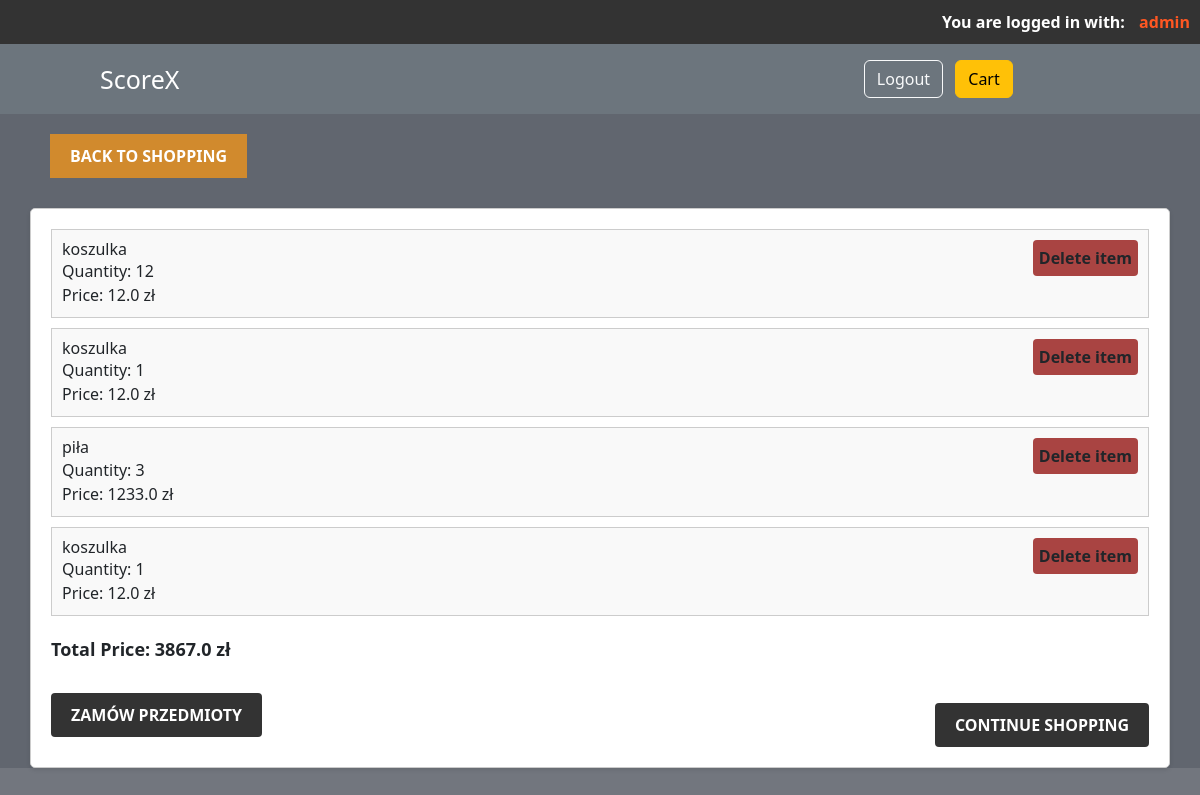
The page /shopping_cart/ (signed in) on the database as committed earlier.
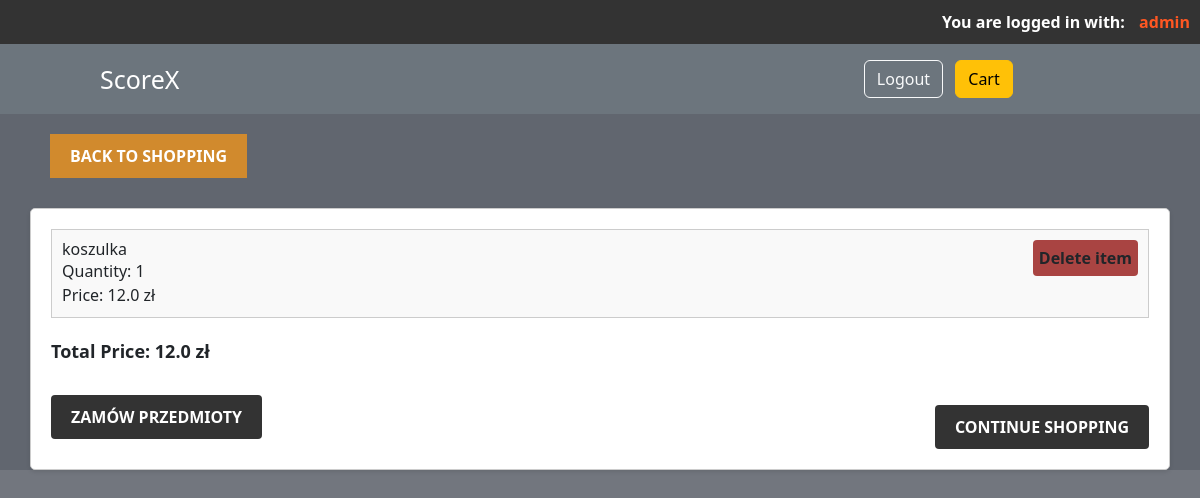
The same page on the database as committed later.
### base/models.py (models this page shows, shortened)
class CartItem(models.Model):
    cart = models.ForeignKey(Cart, on_delete=models.CASCADE, related_name='items')
    product = models.ForeignKey(Item, on_delete=models.CASCADE,db_constraint=False )
    quantity = models.IntegerField(default=0, null=True, blank=True)
    date_added = models.DateTimeField(auto_now_add=True)

class Item(models.Model):
    category = models.ForeignKey(Category, related_name='items', on_delete=models.CASCADE)
    name = models.CharField(max_length=255, null=True)
    description = models.TextField(blank=True, null=True)
    image = models.ImageField(upload_to='item_images', blank=True, null=True)
    price = models.FloatField()
    digital = models.BooleanField(default=False, null=True, blank=False)

class Cart(models.Model):
    customer = models.ForeignKey(Customer, on_delete=models.CASCADE, blank=True, null=True)
    created_at = models.DateTimeField(auto_now_add=True)
    total_price = models.FloatField(default=0)

### base/views.py (the view)
# urls.py: path('shopping_cart/', views.go_to_cart, name='go_to_cart'),
def go_to_cart(request):
    if request.user.is_authenticated:
        customer = Customer.objects.get(user=request.user)
        try:
            cart = Cart.objects.get(customer=customer)
            items = CartItem.objects.filter(cart=cart)
            total_price = 0
            for item in items:
                total_price += item.product.price * item.quantity
            context = {
                'items': items,
                'cart': cart,
                'total_price': total_price
            }
            return render(request, 'shopping_cart.html', context)
        except Cart.DoesNotExist:
            messages.warning(request, 'Dodaj przedmioty do koszyka.')
            return redirect('base:index')
    else:
        return redirect('/login')

### base/templates/shopping_cart.html (shortened to what this page needs)
{% extends 'frame.html' %}
{% block content %}
<a class="back-to-shopping" href="{% url 'base:index' %}">  BACK TO SHOPPING </a>
<div class="cart">
  {% for item in items %}
    <div class="cart-item">
      <form action="{% url 'base:delete_item' item_id=item.id %}" method="POST">
        <button class="delete_item" type="submit"> Delete item</button>
      </form>
      <h3>{{ item.product.name }}</h3>
      <p>Quantity: {{ item.quantity }}</p>
      <p>Price: {{ item.product.price }} zł</p>
    </div>
  {% endfor %}
  <p class="cart-total">Total Price: {{ cart.total_price }} zł</p>
  <div class="cart-buttons">
    <a href="{% url 'base:order_form' %}">ZAMÓW PRZEDMIOTY</a>
    <a class="back-to-shopping" href="{% url 'base:index' %}">CONTINUE SHOPPING</a>
  </div>
</div>
{% endblock %}

### base/templates/frame.html (shortened to what this page needs)
<!doctype html>
<html>
    <head>
        {% load static %}
        <script src = "https://cdn.tailwindcss.com"> </script>
        <link rel="stylesheet" href="{% static '/css/style.css' %}">
        <link href="https://cdn.jsdelivr.net/npm/bootstrap@5.3.0/dist/css/bootstrap.min.css" rel="stylesheet">
        <link rel="stylesheet" href="https://cdnjs.cloudflare.com/ajax/libs/twitter-bootstrap/5.5.0/css/bootstrap.min.css">
        <script src = "https://cdn.tailwindcss.com%22%3E/"> </script>
        <link rel="stylesheet" type="text/css" href="https://cdnjs.cloudflare.com/ajax/libs/toastr.js/latest/toastr.min.css">
    </head>
    <body>
       <div class="main-container" style="min-height: 3000px;">
        {% if request.user.is_authenticated %}
        <div class="welcome_bar">
            <span class="logged-in">You are logged in with:</span>
            <span class="username">{{ request.user.username }}</span>
        </div>
        {% endif %}
        <header class="p-3 bg-secondary text-white">
            <div class="container">
              <div class="d-flex flex-wrap align-items-center justify-content-center justify-content-lg-start">
                <a href="/" class="d-flex align-items-center mb-2 mb-lg-0 text-white text-decoration-none">
                  <h1 style="font-size: 25px;">ScoreX</h1>
                </a>
                <div class="text-end col-10">
                  {% if user.is_authenticated %}
                    <a href="{% url 'base:logout' %}" class="btn btn-outline-light me-2">Logout</a>
                    <a href="{% url 'base:go_to_cart'%}" class="btn btn-warning">Cart</a>
                  {% else %}
                    <a href="{% url 'base:login' %}" class="btn btn-outline-light me-2">Login</a>
                    <a href="{% url 'base:signup' %}" class="btn btn-warning">Sign-up</a>
                    <a href="{% url 'base:go_to_cart' %}" class="btn btn-warning">Cart</a>
                  {% endif %}
                </div>
              </div>
            </div>
          </header>
          <div class="things">
            {% block content %}
            {% endblock %}
          </div>
    </div>
    </body>
</html>

### base/static/css/style.css (style rules this page uses)
.main-container { height: auto; background-color: #60646de1; }
.things { background-color: #60646de1; }
.cart { height: auto; margin: 30px; padding: 20px; background-color: #fff; border: 1px solid #ccc; border-radius: 5px; box-shadow: 0 2px 4px rgba(0, 0, 0, 0.1); }
.cart-item { border: 1px solid #ccc; padding: 10px; margin-bottom: 10px; background-color: #f9f9f9; }
.cart-item h3 { margin: 0; }
.cart-item p { margin: 0; }
.cart-total { font-size: 18px; font-weight: bold; margin-top: 20px; }
.cart-buttons { display: flex; justify-content: space-between; align-items: center; margin-top: 20px; }
.delete_item { float: right; text-align: center; height: auto; font-weight: bold; padding: 6px; border-radius: 4px; background-color: #a94442; }
.cart-buttons a { padding: 10px 20px; background-color: #333; color: #fff; text-decoration: none; border-radius: 4px; font-weight: bold; }
.back-to-shopping { display: inline-block; margin-top: 20px; margin-left: 50px; padding: 10px 20px; background-color: #d18a2d; color: #fff; text-decoration: none; font-weight: bold; transition: background-color 0.3s ease; }
.welcome_bar { background-color: #333; text-align: right; padding: 10px; margin-bottom: 0; color: #fff; font-weight: bold; }
.welcome_bar .logged-in { margin-right: 10px; }
.welcome_bar .username { color: #ff5722; }

Rows that differ between the two databases and show on the page:
removed CartItem: product.name "koszulka", quantity "12", product.price "12.0"
removed CartItem: product.name "piła", quantity "3", product.price "1233.0"
removed CartItem: product.name "koszulka", quantity "1", product.price "12.0"
removed Cart: total_price "3867.0"
added Cart: total_price "12.0"
